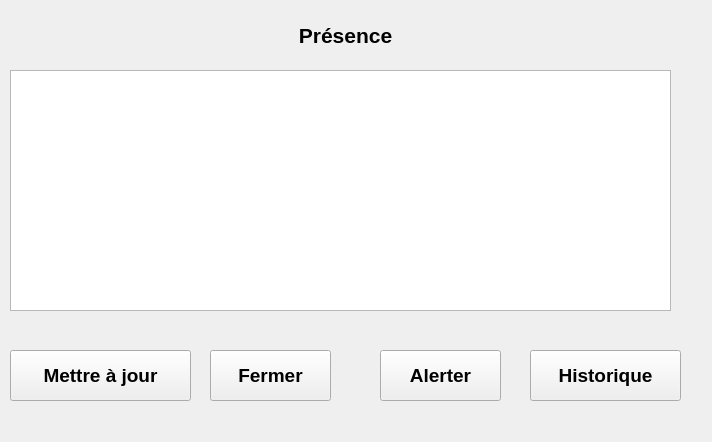
<?xml version="1.0" encoding="UTF-8"?>
<ui version="4.0">
 <class>Dialog</class>
 <widget class="QDialog" name="Dialog">
  <property name="geometry">
   <rect>
    <x>0</x>
    <y>0</y>
    <width>712</width>
    <height>442</height>
   </rect>
  </property>
  <property name="windowTitle">
   <string>Dialog</string>
  </property>
  <widget class="QLabel" name="label">
   <property name="geometry">
    <rect>
     <x>280</x>
     <y>0</y>
     <width>131</width>
     <height>71</height>
    </rect>
   </property>
   <property name="font">
    <font>
     <pointsize>16</pointsize>
     <weight>75</weight>
     <bold>true</bold>
    </font>
   </property>
   <property name="toolTipDuration">
    <number>1</number>
   </property>
   <property name="text">
    <string>Présence</string>
   </property>
   <property name="alignment">
    <set>Qt::AlignCenter</set>
   </property>
  </widget>
  <widget class="QPushButton" name="pushButton_Update">
   <property name="geometry">
    <rect>
     <x>10</x>
     <y>350</y>
     <width>181</width>
     <height>51</height>
    </rect>
   </property>
   <property name="font">
    <font>
     <pointsize>14</pointsize>
     <weight>75</weight>
     <bold>true</bold>
    </font>
   </property>
   <property name="text">
    <string>Mettre à jour</string>
   </property>
   <property name="autoDefault">
    <bool>false</bool>
   </property>
  </widget>
  <widget class="QPushButton" name="pushButton_Cancel">
   <property name="geometry">
    <rect>
     <x>210</x>
     <y>350</y>
     <width>121</width>
     <height>51</height>
    </rect>
   </property>
   <property name="font">
    <font>
     <pointsize>14</pointsize>
     <weight>75</weight>
     <bold>true</bold>
    </font>
   </property>
   <property name="text">
    <string>Fermer</string>
   </property>
   <property name="autoDefault">
    <bool>false</bool>
   </property>
  </widget>
  <widget class="QPushButton" name="pushButton_Warn">
   <property name="geometry">
    <rect>
     <x>380</x>
     <y>350</y>
     <width>121</width>
     <height>51</height>
    </rect>
   </property>
   <property name="font">
    <font>
     <pointsize>14</pointsize>
     <weight>75</weight>
     <bold>true</bold>
    </font>
   </property>
   <property name="text">
    <string>Alerter</string>
   </property>
   <property name="autoDefault">
    <bool>false</bool>
   </property>
  </widget>
  <widget class="QPushButton" name="pushButton_History">
   <property name="geometry">
    <rect>
     <x>530</x>
     <y>350</y>
     <width>151</width>
     <height>51</height>
    </rect>
   </property>
   <property name="font">
    <font>
     <pointsize>14</pointsize>
     <weight>75</weight>
     <bold>true</bold>
    </font>
   </property>
   <property name="text">
    <string>Historique</string>
   </property>
   <property name="autoDefault">
    <bool>false</bool>
   </property>
  </widget>
  <widget class="QTableWidget" name="tableWidget">
   <property name="geometry">
    <rect>
     <x>10</x>
     <y>70</y>
     <width>661</width>
     <height>241</height>
    </rect>
   </property>
  </widget>
 </widget>
 <resources/>
 <connections/>
</ui>
